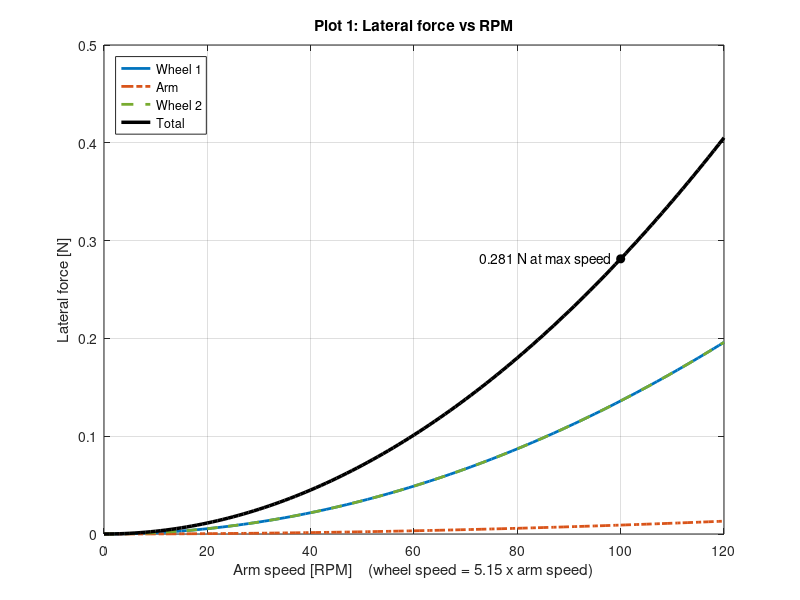
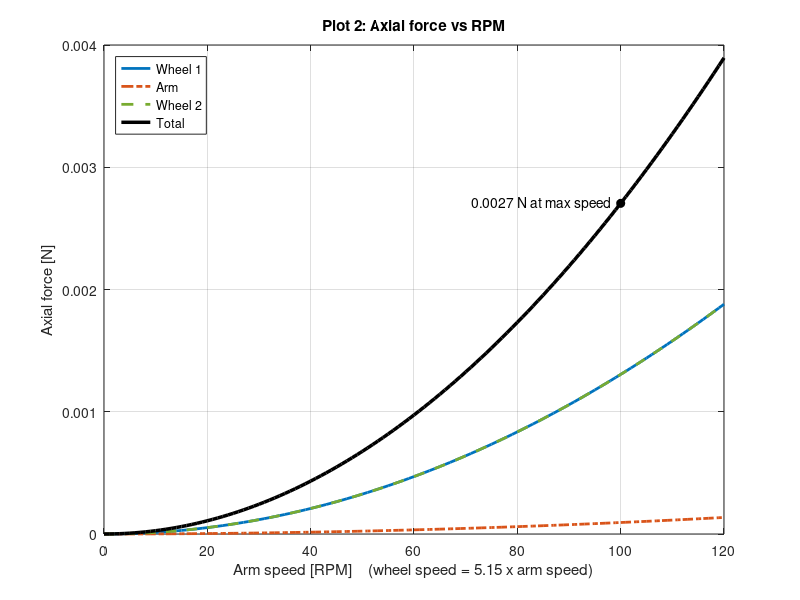

These charts were generated, in order, by the following MATLAB code:
%% ========================================================================
%  INDUCED VIBRATION ANALYSIS
%  Forces and moments induced by two momentum wheels, one rotating arm,
%  and their bearings
%
%  Sources:
%    1. IMBALANCE (each rotor)
%       - Shake : center of mass is off the spin axis  -> lateral force
%                 F = mass x eccentricity x speed^2
%       - Rock  : rotor sits slightly tilted           -> moment
%                 M = (Izz - I_perpendicular) x tilt x speed^2
%       Both happen once per revolution (1x RPM).
%
%    2. BEARINGS (each rotor's tapered roller bearing pair)
%       Rollers passing over tiny bumps on the rings give small kicks at
%       harmonics of the rotor's RPM (cage, cup pass, cone pass, roller spin).
%       - Harmonic numbers come from the bearing geometry (exact).
%       - Kick strength = bearing_kick_ratio x shake force (estimate).
%       - Tapered rollers push at the cup angle, so every kick also has an
%         axial part: axial = lateral x tan(cup angle).
%
%    3. TWIST (each rotor)
%       Motor reaction torque on the shaft during spin-up / spin-down:
%       Mz = Izz x speed / ramp time
%
%  Directions:
%    lateral = sideways (perpendicular to the shaft)
%    axial   = along the shaft (spin axis)
%
%  How to use:
%    1. Edit SECTION 1 only.
%    2. Run the script.
%    3. Read the KEY RESULTS box at the bottom and the 2 plots.
%  ========================================================================

clear; clc;
fprintf('Calculating...\n');


%% ========================================================================
%  SECTION 1: INPUTS  (this is the only section you need to edit)
%  ========================================================================

% ------------------------------------------------------------------------
% 1A. GENERAL
% ------------------------------------------------------------------------
spin_up_time_s       = 10;     % [s] time to go from 0 to max speed   (for the twist)
spin_down_time_s     = 10;     % [s] time to go from max speed to 0    (for the twist)
reference_position_m = 0;      % [m] point along the shaft where total moments are reported
bearing_kick_ratio   = 0.01;   % [-] each bearing harmonic = this fraction of the shake force (0.01 = 1%)

% ------------------------------------------------------------------------
% 1B. WHEEL 1
% ------------------------------------------------------------------------
wheel1_name               = 'Wheel 1';
wheel1_mass_kg            = 3.0;      % [kg]     rotating mass only
wheel1_eccentricity_um    = 15;       % [um]     center of mass offset from the spin axis
wheel1_Ixx_kgm2           = 0.017;    % [kg*m^2] from CAD, at the center of mass
wheel1_Iyy_kgm2           = 0.017;    % [kg*m^2] from CAD, at the center of mass
wheel1_Izz_kgm2           = 0.034;    % [kg*m^2] from CAD, about the shaft
wheel1_tilt_deg           = 0.04;     % [deg]    how crooked it sits on the shaft
wheel1_max_speed_rpm      = 515;      % [RPM]
wheel1_spin_direction     = -1;       % +1 or -1
wheel1_position_m         = -0.200;   % [m]      center of mass position along the shaft

wheel1_bearing_rollers        = 15;   % [-]   number of rollers      (bearing catalog)
wheel1_bearing_roller_dia_mm  = 7;    % [mm]  mean roller diameter   (bearing catalog)
wheel1_bearing_pitch_dia_mm   = 39;   % [mm]  pitch diameter         (bearing catalog)
wheel1_bearing_cup_angle_deg  = 14;   % [deg] cup (contact) angle    (bearing catalog)

% ------------------------------------------------------------------------
% 1C. ARM
% ------------------------------------------------------------------------
arm_name                  = 'Arm';
arm_mass_kg               = 4.0;      % [kg]     rotating mass only
arm_eccentricity_um       = 20;       % [um]     center of mass offset from the spin axis
arm_Ixx_kgm2              = 0.340;    % [kg*m^2] from CAD, at the center of mass
arm_Iyy_kgm2              = 0.004;    % [kg*m^2] from CAD (about the arm's own length)
arm_Izz_kgm2              = 0.350;    % [kg*m^2] from CAD, about the shaft
arm_tilt_deg              = 0.03;     % [deg]    how crooked it sits on the shaft
arm_max_speed_rpm         = 100;      % [RPM]
arm_spin_direction        = +1;       % +1 or -1
arm_position_m            = 0.000;    % [m]      center of mass position along the shaft

arm_bearing_rollers           = 20;   % [-]   number of rollers      (bearing catalog)
arm_bearing_roller_dia_mm     = 8;    % [mm]  mean roller diameter   (bearing catalog)
arm_bearing_pitch_dia_mm      = 55;   % [mm]  pitch diameter         (bearing catalog)
arm_bearing_cup_angle_deg     = 15;   % [deg] cup (contact) angle    (bearing catalog)

% ------------------------------------------------------------------------
% 1D. WHEEL 2
% ------------------------------------------------------------------------
wheel2_name               = 'Wheel 2';
wheel2_mass_kg            = 3.0;      % [kg]     rotating mass only
wheel2_eccentricity_um    = 15;       % [um]     center of mass offset from the spin axis
wheel2_Ixx_kgm2           = 0.017;    % [kg*m^2] from CAD, at the center of mass
wheel2_Iyy_kgm2           = 0.017;    % [kg*m^2] from CAD, at the center of mass
wheel2_Izz_kgm2           = 0.034;    % [kg*m^2] from CAD, about the shaft
wheel2_tilt_deg           = 0.04;     % [deg]    how crooked it sits on the shaft
wheel2_max_speed_rpm      = 515;      % [RPM]
wheel2_spin_direction     = -1;       % +1 or -1
wheel2_position_m         = 0.200;    % [m]      center of mass position along the shaft

wheel2_bearing_rollers        = 15;   % [-]   number of rollers      (bearing catalog)
wheel2_bearing_roller_dia_mm  = 7;    % [mm]  mean roller diameter   (bearing catalog)
wheel2_bearing_pitch_dia_mm   = 39;   % [mm]  pitch diameter         (bearing catalog)
wheel2_bearing_cup_angle_deg  = 14;   % [deg] cup (contact) angle    (bearing catalog)

% ------------------------------------------------------------------------
% 1E. PLOTS
% ------------------------------------------------------------------------
make_plots  = true;    % true = draw the 2 plots
save_plots  = false;   % true = also save them as PNG files
plot_folder = 'Induced_Vibration_Plots';


%% ========================================================================
%  SECTION 2: PUT THE THREE ROTORS SIDE BY SIDE
%  Every quantity is a row of 3 numbers: [Wheel 1, Arm, Wheel 2]
%  ========================================================================

rotor_names     = {wheel1_name, arm_name, wheel2_name};
number_of_rotors = 3;
arm_index       = 2;

mass_kg          = [wheel1_mass_kg,         arm_mass_kg,         wheel2_mass_kg];
eccentricity_um  = [wheel1_eccentricity_um, arm_eccentricity_um, wheel2_eccentricity_um];
Ixx_kgm2         = [wheel1_Ixx_kgm2,        arm_Ixx_kgm2,        wheel2_Ixx_kgm2];
Iyy_kgm2         = [wheel1_Iyy_kgm2,        arm_Iyy_kgm2,        wheel2_Iyy_kgm2];
Izz_kgm2         = [wheel1_Izz_kgm2,        arm_Izz_kgm2,        wheel2_Izz_kgm2];
tilt_deg         = [wheel1_tilt_deg,        arm_tilt_deg,        wheel2_tilt_deg];
max_speed_rpm    = [wheel1_max_speed_rpm,   arm_max_speed_rpm,   wheel2_max_speed_rpm];
spin_direction   = [wheel1_spin_direction,  arm_spin_direction,  wheel2_spin_direction];
position_m       = [wheel1_position_m,      arm_position_m,      wheel2_position_m];

bearing_rollers       = [wheel1_bearing_rollers,       arm_bearing_rollers,       wheel2_bearing_rollers];
bearing_roller_dia_mm = [wheel1_bearing_roller_dia_mm, arm_bearing_roller_dia_mm, wheel2_bearing_roller_dia_mm];
bearing_pitch_dia_mm  = [wheel1_bearing_pitch_dia_mm,  arm_bearing_pitch_dia_mm,  wheel2_bearing_pitch_dia_mm];
bearing_cup_angle_deg = [wheel1_bearing_cup_angle_deg, arm_bearing_cup_angle_deg, wheel2_bearing_cup_angle_deg];


%% ========================================================================
%  SECTION 3: UNIT CONVERSIONS
%  ========================================================================

speed_rad_s      = max_speed_rpm * 2 * pi / 60;     % [rad/s]
speed_hz         = max_speed_rpm / 60;              % [Hz]  revolutions per second (1x RPM)
eccentricity_m   = eccentricity_um * 1e-6;          % [m]
tilt_rad         = tilt_deg * pi / 180;             % [rad]
lever_arm_m      = abs(position_m - reference_position_m);   % [m] distance to the reference point
ramp_time_s      = max(min(spin_up_time_s, spin_down_time_s), eps);


%% ========================================================================
%  SECTION 4: IMBALANCE  (1x RPM)
%  ========================================================================

shake_N = mass_kg .* eccentricity_m .* speed_rad_s .^ 2;                          % lateral force
rock_Nm = max(abs(Izz_kgm2 - Ixx_kgm2), abs(Izz_kgm2 - Iyy_kgm2)) .* tilt_rad .* speed_rad_s .^ 2;  % moment


%% ========================================================================
%  SECTION 5: BEARING HARMONICS
%  ------------------------------------------------------------------------
%  Harmonic number h = number of kicks per revolution of that rotor.
%  Frequency = h x (rotor RPM / 60).
%  Cup (outer ring) rotates with the rotor, cone (inner ring) is on the
%  stationary shaft.
%  ========================================================================

harmonic_names   = {'Cage', 'Cup pass', 'Cone pass', 'Roller spin'};
number_of_harmonics = 4;
bearing_harmonic = zeros(number_of_rotors, number_of_harmonics);   % rows = rotors

for r = 1:number_of_rotors
    g = bearing_roller_dia_mm(r) * cosd(bearing_cup_angle_deg(r)) / bearing_pitch_dia_mm(r);
    bearing_harmonic(r, 1) = (1 + g) / 2;                                                   % cage
    bearing_harmonic(r, 2) = bearing_rollers(r) * (1 - g) / 2;                              % cup pass
    bearing_harmonic(r, 3) = bearing_rollers(r) * (1 + g) / 2;                              % cone pass
    bearing_harmonic(r, 4) = bearing_pitch_dia_mm(r) / (2 * bearing_roller_dia_mm(r)) * (1 - g ^ 2);  % roller spin
end

bearing_frequency_hz  = bearing_harmonic .* (speed_hz');                        % [Hz] rows = rotors
bearing_lateral_each_N = bearing_kick_ratio * shake_N;                           % one harmonic, sideways
bearing_axial_each_N   = bearing_lateral_each_N .* tand(bearing_cup_angle_deg);  % one harmonic, along the shaft
bearing_lateral_N      = number_of_harmonics * bearing_lateral_each_N;          % all 4 harmonics lined up
bearing_axial_N        = number_of_harmonics * bearing_axial_each_N;


%% ========================================================================
%  SECTION 6: TOTALS PER ROTOR AND FOR THE WHOLE SYSTEM  (worst case)
%  ------------------------------------------------------------------------
%  Worst case = every peak lines up at the same moment (safe design value).
%  ========================================================================

rotor_lateral_N = shake_N + bearing_lateral_N;                 % lateral force of each rotor
rotor_axial_N   = bearing_axial_N;                             % axial force of each rotor (bearings only)
rotor_moment_Nm = rock_Nm + lever_arm_m .* rotor_lateral_N;    % rock + force x distance to the reference
rotor_twist_Nm  = Izz_kgm2 .* speed_rad_s / ramp_time_s;       % twist during spin-up / spin-down

total_lateral_N = sum(rotor_lateral_N);
total_axial_N   = sum(rotor_axial_N);
total_moment_Nm = sum(rotor_moment_Nm);
net_twist_Nm    = abs(sum(spin_direction .* Izz_kgm2 .* speed_rad_s)) / ramp_time_s;   % wheels cancel the arm


%% ========================================================================
%  SECTION 7: PRINTED RESULTS
%  ========================================================================

line_text = repmat('=', 1, 92);

% ---- Table 1: each rotor at max speed ----
fprintf('\n%s\n EACH ROTOR AT MAX SPEED\n%s\n', line_text, line_text);
fprintf('%-34s %14s %14s %14s\n', '', rotor_names{1}, rotor_names{2}, rotor_names{3});
fprintf('%-34s %14.0f %14.0f %14.0f\n', 'Speed [RPM]',                         max_speed_rpm .* spin_direction);
fprintf('%-34s %14.4g %14.4g %14.4g\n', 'Imbalance lateral force [N]',          shake_N);
fprintf('%-34s %14.4g %14.4g %14.4g\n', 'Bearing lateral force [N]',            bearing_lateral_N);
fprintf('%-34s %14.4g %14.4g %14.4g\n', 'Bearing axial force [N]',              bearing_axial_N);
fprintf('%-34s %14.4g %14.4g %14.4g\n', 'Rock moment from tilt [N*m]',          rock_Nm);
fprintf('%-34s %14.4g %14.4g %14.4g\n', 'Total moment at reference [N*m]',      rotor_moment_Nm);
fprintf('%-34s %14.4g %14.4g %14.4g\n', 'Twist during spin-up/down [N*m]',      rotor_twist_Nm);

% ---- Table 2: every disturbance with its frequency (harmonics of RPM) ----
fprintf('\n%s\n DISTURBANCES AT MAX SPEED  (frequency = harmonic x RPM / 60)\n%s\n', line_text, line_text);
fprintf('%-9s %-24s %10s %12s %14s %14s\n', 'Rotor', 'Source', 'Harmonic', 'Freq [Hz]', 'Lateral [N]', 'Axial [N]');
for r = 1:number_of_rotors
    fprintf('%-9s %-24s %10.3f %12.2f %14.4g %14.4g\n', rotor_names{r}, 'Imbalance (1x)', 1, speed_hz(r), shake_N(r), 0);
    for k = 1:number_of_harmonics
        fprintf('%-9s %-24s %10.3f %12.2f %14.4g %14.4g\n', rotor_names{r}, ['Bearing ', harmonic_names{k}], ...
            bearing_harmonic(r, k), bearing_frequency_hz(r, k), bearing_lateral_each_N(r), bearing_axial_each_N(r));
    end
end

% ---- Key results ----
fprintf('\n%s\n KEY RESULTS - forces and moments induced on the structure (worst case, max speed)\n%s\n', line_text, line_text);
fprintf(' %-46s %12.4g  N\n',   'Lateral (sideways) force',                total_lateral_N);
fprintf(' %-46s %12.4g  N\n',   'Axial (along the shaft) force',           total_axial_N);
fprintf(' %-46s %12.4g  N*m\n', 'Moment (tipping) at reference point',     total_moment_Nm);
fprintf(' %-46s %12.4g  N*m\n', 'Net twist during spin-up/down',           net_twist_Nm);
fprintf(' %-46s %s %.3g, %s %.3g, %s %.3g  N*m\n', 'Twist on each motor mount during ramps', ...
    rotor_names{1}, rotor_twist_Nm(1), rotor_names{2}, rotor_twist_Nm(2), rotor_names{3}, rotor_twist_Nm(3));
fprintf('%s\n', line_text);


%% ========================================================================
%  SECTION 8: PLOTS
%  ------------------------------------------------------------------------
%  Plot 1: lateral force vs RPM      Plot 2: axial force vs RPM
%  Every load grows with speed squared: load(speed) = load(max) x (speed/max)^2
%  The wheels follow the arm, so the x-axis is arm speed.
%  ========================================================================

if make_plots
    speed_fraction = linspace(0, 1.2, 121)';          % 0 to 120% of max speed
    arm_axis_rpm   = speed_fraction * max_speed_rpm(arm_index);
    curve_shape    = speed_fraction .^ 2;
    x_label_text   = sprintf('Arm speed [RPM]    (wheel speed = %.2f x arm speed)', max_speed_rpm(1) / max_speed_rpm(arm_index));

    plot_rotor_values = {rotor_lateral_N, rotor_axial_N};
    plot_total_values = [total_lateral_N, total_axial_N];
    plot_titles       = {'Plot 1: Lateral force vs RPM', 'Plot 2: Axial force vs RPM'};
    plot_ylabels      = {'Lateral force [N]', 'Axial force [N]'};
    plot_files        = {'Plot_1_Lateral_Force_vs_RPM.png', 'Plot_2_Axial_Force_vs_RPM.png'};
    rotor_colors      = [0.00 0.45 0.74; 0.85 0.33 0.10; 0.47 0.67 0.19];
    rotor_lines       = {'-', '-.', '--'};

    for n = 1:2
        fprintf('Drawing plot %d...\n', n);
        try
            figure(n);
            clf;
            try
                set(gcf, 'Renderer', 'painters');
            catch
            end
            hold on;
            grid on;
            box on;
            rotor_values = plot_rotor_values{n};
            for r = 1:number_of_rotors
                plot(arm_axis_rpm, rotor_values(r) * curve_shape, rotor_lines{r}, ...
                     'Color', rotor_colors(r, :), 'LineWidth', 2);
            end
            plot(arm_axis_rpm, plot_total_values(n) * curve_shape, 'k-', 'LineWidth', 2.5);
            plot(max_speed_rpm(arm_index), plot_total_values(n), 'ko', 'MarkerFaceColor', 'k');
            text(max_speed_rpm(arm_index), plot_total_values(n), sprintf('%.3g N at max speed   ', plot_total_values(n)), ...
                 'HorizontalAlignment', 'right');
            xlabel(x_label_text);
            ylabel(plot_ylabels{n});
            title(plot_titles{n});
            legend([rotor_names, {'Total'}], 'Location', 'northwest');
            hold off;
            fprintf('Plot %d done.\n', n);

            if save_plots
                if ~exist(plot_folder, 'dir')
                    mkdir(plot_folder);
                end
                saveas(gcf, fullfile(plot_folder, plot_files{n}));
                fprintf('Saved: %s\n', fullfile(pwd, plot_folder, plot_files{n}));
            end
        catch
            fprintf('PLOT %d PROBLEM: %s\n', n, lasterr);
        end
    end
end
